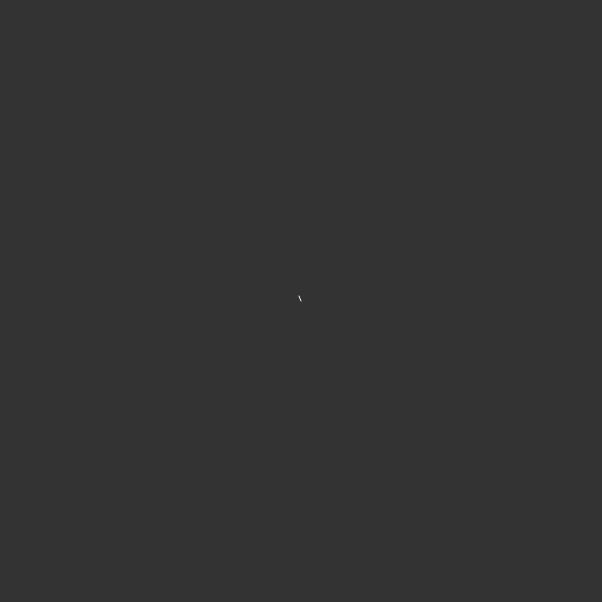
Frame 1 (no input)
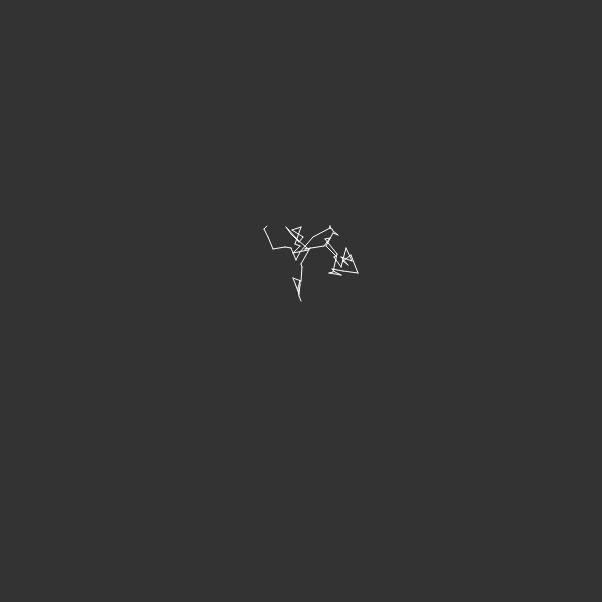
Frame 60 (no input)
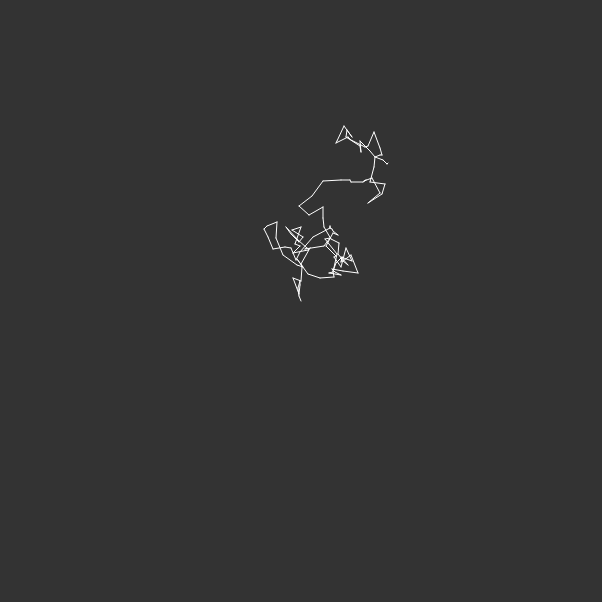
Frame 120 (the mouse pressed at the canvas centre since frame 60)

The p5.js sketch that drew these frames (run headless with seeded random() and noise() and a simulated clock; from frame 60 on, the mouse is pressed at the canvas centre):

// p5.js sketch
// ── sketch.js
//
//  Challenge #5: Random Walker

// Author: Hirnschall Sebastian
// http://hirnschall.net
// Date: 20.May.2017
// Time: ~10min

var canvasHeight = 600+2;
var canvasWidth = 600+2;

var NumberOfWalkers = 1;

var ColorWalker = "cyan";  //cyan
var ColorLine = 255;  //white

var WidthLine = 1;

var MaxStepDistance = 20;


var walkers = [];

var fps = 20;

function setup() {
    c = createCanvas(canvasWidth, canvasHeight);
    background(51);
  

  frameRate(fps);
  
  for (i=0;i<NumberOfWalkers;++i){
    var walker = new RandomWalker(canvasWidth/2,canvasHeight/2);
    walkers.push(walker);
  }
}

function draw(){

  for(i=0;i<NumberOfWalkers;++i)
    walkers[i].update();

}

function RandomWalker(x, y) {
    this.x = x;
    this.y = y;

    this.update = function () {
      var currentX = this.x;
      var currentY = this.y;
      
      //update walker position using random: random(X) \in [0,X)
      //get some random direction
      var angle = random(2*PI);
      var stepSize = random(1,MaxStepDistance)
      //update current point usign sine/cosine
      this.x += floor(stepSize * cos(angle));
      this.y += floor(stepSize * sin(angle));
      
      
      //remove current walker point 
      //strokeWeight(WidthLine);
      //stroke(ColorWalker);
      //point(currentX,currentY);
      
      //draw line from currentX/Y to this.x/y
      strokeWeight(WidthLine);
      stroke(ColorLine);
      line(currentX, currentY, this.x, this.y);
      
      //draw walker at new position
      //strokeWeight(WidthLine);
      //stroke(ColorWalker);
      //point(this.x,this.y);
      
      
    }

}
